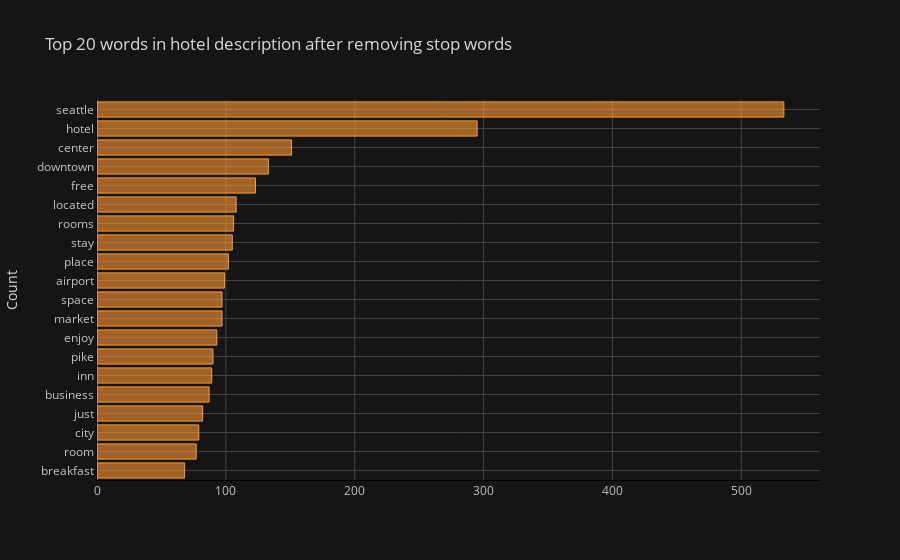

Notebook cell for this chart:
### Markdown cell above
### Visualize Token (vocabulary) Frequency Distribution After Removing Stop Words

### Code cell
def get_top_n_words(corpus, n = None):
    vec = CountVectorizer(stop_words = 'english').fit(corpus)
    bag_of_words = vec.transform(corpus)
    sum_words = bag_of_words.sum(axis = 0) 
    words_freq = [(word, sum_words[0, idx]) for word, idx in vec.vocabulary_.items()]
    words_freq =sorted(words_freq, key = lambda x: x[1], reverse = True)
    return words_freq[:n]
common_words = get_top_n_words(df['desc'], 20)
df2 = pd.DataFrame(common_words, columns = ['desc' , 'count'])
df2.groupby('desc').sum()['count'].sort_values().iplot(kind = 'barh', yTitle = 'Count', linecolor = 'black', title = 'Top 20 words in hotel description after removing stop words')

### Figure 1 — Plotly figure (JSON) as saved in the notebook; plotly's stock layout.template omitted (floating-point values rounded to 4 significant figures)
{"data": [{"marker": {"color": "rgba(255, 153, 51, 0.6)", "line": {"color": "rgba(255, 153, 51, 1.0)", "width": 1}}, "name": "count", "orientation": "h", "text": "", "type": "bar", "x": [68, 77, 79, 82, 87, 89, 90, 93, 97, 97, 99, 102, 105, 106, 108, 123, 133, 151, 295, 533], "y": ["breakfast", "room", "city", "just", "business", "inn", "pike", "enjoy", "market", "space", "airport", "place", "stay", "rooms", "located", "free", "downtown", "center", "hotel", "seattle"]}], "layout": {"legend": {"bgcolor": "#151516", "font": {"color": "#D9D9D9"}}, "paper_bgcolor": "#151516", "plot_bgcolor": "#151516", "title": {"font": {"color": "#D9D9D9"}, "text": "Top 20 words in hotel description after removing stop words"}, "xaxis": {"gridcolor": "#434343", "linecolor": "black", "showgrid": true, "tickfont": {"color": "#C2C2C2"}, "title": {"font": {"color": "#D9D9D9"}, "text": ""}, "zerolinecolor": "#666570"}, "yaxis": {"gridcolor": "#434343", "linecolor": "black", "showgrid": true, "tickfont": {"color": "#C2C2C2"}, "title": {"font": {"color": "#D9D9D9"}, "text": "Count"}, "zerolinecolor": "#666570"}}}
